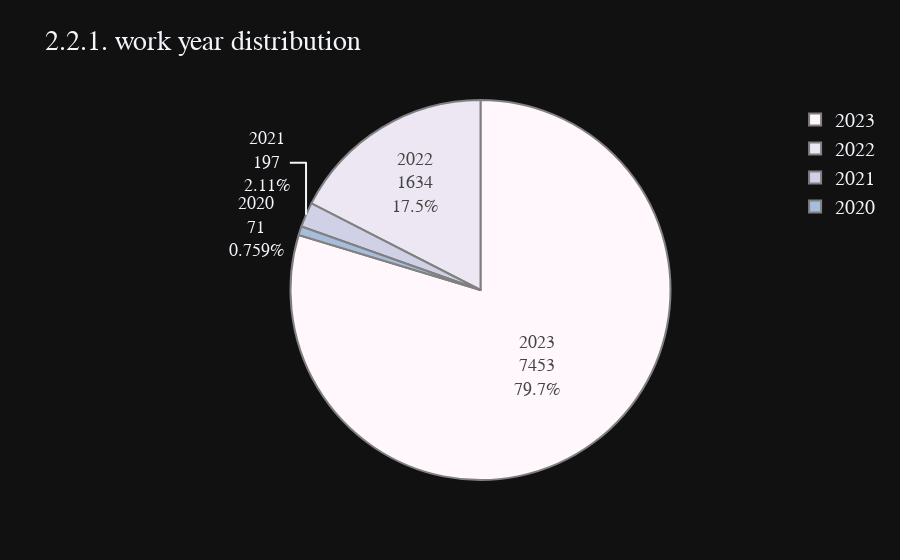

Notebook code cell kept with this figure:
### Markdown cell above
<a id="2.2.1"></a>
### <div style="text-align: left; background-color:#13A9D5; font-family:Times New Roman;color: white; padding: 14px; line-height: 1;border-radius:5px">2.2.1. Work Year</div>

### Code cell
wkyear = df['work_year'].value_counts()
fig = px.pie(values=wkyear.values, 
             names=wkyear.index, 
             color_discrete_sequence=px.colors.sequential.PuBu,
             title= '2.2.1. work year distribution',template='plotly_dark')
fig.update_traces(textinfo='label+percent+value', textfont_size=18,
                  marker=dict(line=dict(color='#100000', width=0.2)))

fig.data[0].marker.line.width = 2
fig.data[0].marker.line.color='gray'
fig.update_layout(
    font=dict(size=20,family="Franklin Gothic"))
fig.show()

### Figure 1 — Plotly figure (JSON) as saved in the notebook; plotly's stock layout.template omitted (floating-point values rounded to 4 significant figures)
{"data": [{"domain": {"x": [0, 1], "y": [0, 1]}, "hovertemplate": "label=%{label}<br>value=%{value}<extra></extra>", "labels": [2023, 2022, 2021, 2020], "legendgroup": "", "marker": {"line": {"color": "gray", "width": 2}}, "name": "", "showlegend": true, "textfont": {"size": 18}, "textinfo": "label+percent+value", "type": "pie", "values": [7453, 1634, 197, 71]}], "layout": {"font": {"family": "Franklin Gothic", "size": 20}, "legend": {"tracegroupgap": 0}, "piecolorway": ["rgb(255,247,251)", "rgb(236,231,242)", "rgb(208,209,230)", "rgb(166,189,219)", "rgb(116,169,207)", "rgb(54,144,192)", "rgb(5,112,176)", "rgb(4,90,141)", "rgb(2,56,88)"], "title": {"text": "2.2.1. work year distribution"}}}
